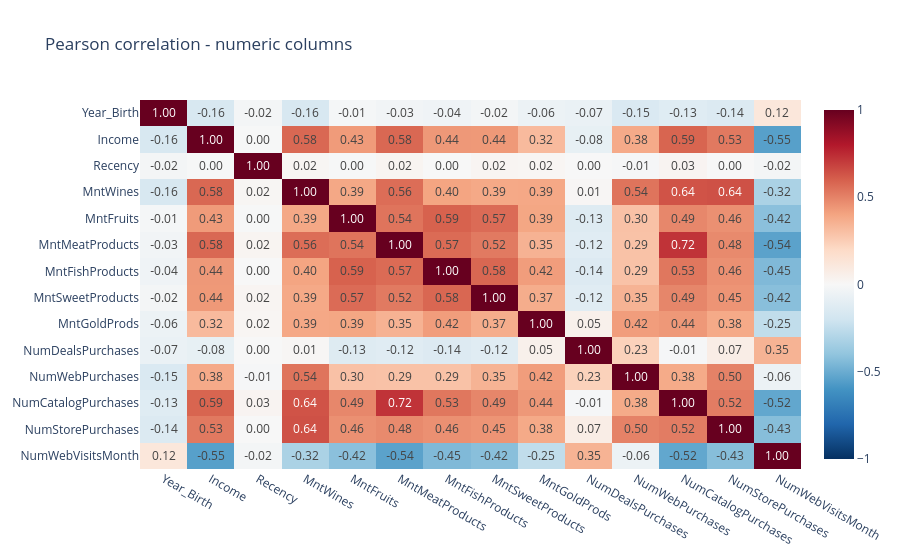

Write notebook code for a chart like this one.
### Code cell
# 1) Numeric x Numeric: correlation matrix + heatmap
corr = df[numeric_cols].corr(method='pearson')
fig = px.imshow(corr, text_auto='.2f', aspect='auto',
                 color_continuous_scale='RdBu_r', zmin=-1, zmax=1,
                 title='Pearson correlation - numeric columns')
fig.show()

# flag strongest pairs (excluding self-correlation)
corr_pairs = corr.where(np.triu(np.ones(corr.shape), k=1).astype(bool)).stack()
print("=== Top 10 strongest numeric-numeric correlations ===")
print(corr_pairs.abs().sort_values(ascending=False).head(10))
print()

print("=== Top 10 strongest NEGATIVE numeric-numeric correlations ===")
print(corr_pairs.sort_values(ascending=True).head(10))
print()

### Figure 1 — Plotly figure (JSON) as saved in the notebook; plotly's stock layout.template omitted (floating-point values rounded to 4 significant figures; data arrays with more than 128 entries replaced by an {"elided": "..."} marker saying what was removed)
{"data": [{"coloraxis": "coloraxis", "hovertemplate": "x: %{x}<br>y: %{y}<br>color: %{z}<extra></extra>", "name": "0", "texttemplate": "%{z:.2f}", "type": "heatmap", "x": ["Year_Birth", "Income", "Recency", "MntWines", "MntFruits", "MntMeatProducts", "MntFishProducts", "MntSweetProducts", "MntGoldProds", "NumDealsPurchases", "NumWebPurchases", "NumCatalogPurchases", "NumStorePurchases", "NumWebVisitsMonth"], "xaxis": "x", "y": ["Year_Birth", "Income", "Recency", "MntWines", "MntFruits", "MntMeatProducts", "MntFishProducts", "MntSweetProducts", "MntGoldProds", "NumDealsPurchases", "NumWebPurchases", "NumCatalogPurchases", "NumStorePurchases", "NumWebVisitsMonth"], "yaxis": "y", "z": {"elided": "14x14 float values"}}], "layout": {"coloraxis": {"cmax": 1, "cmin": -1, "colorscale": [[0, "rgb(5,48,97)"], [0.1, "rgb(33,102,172)"], [0.2, "rgb(67,147,195)"], [0.3, "rgb(146,197,222)"], [0.4, "rgb(209,229,240)"], [0.5, "rgb(247,247,247)"], [0.6, "rgb(253,219,199)"], [0.7, "rgb(244,165,130)"], [0.8, "rgb(214,96,77)"], [0.9, "rgb(178,24,43)"], [1, "rgb(103,0,31)"]]}, "title": {"text": "Pearson correlation - numeric columns"}, "xaxis": {"anchor": "y", "domain": [0, 1]}, "yaxis": {"anchor": "x", "autorange": "reversed", "domain": [0, 1]}}}
